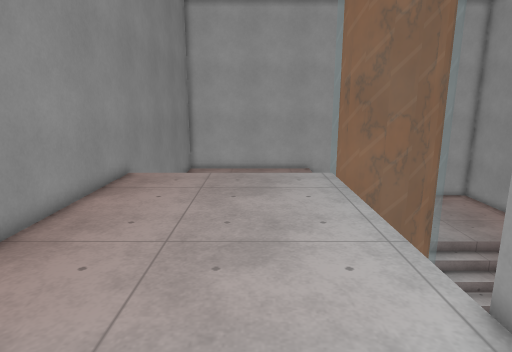
View 1 (above)

16 first-person views from a walk through a Godot game level. The camera is 1.5 m above the floor, tilts 12° down and sees 75° across. The floor is counted in squares, 0.5 m on a side. Each view is taken from the middle of a square. On the plan, view 1 faces up. The plan holds only what a view shows up to about 20 squares ahead; the rest is blank. The place goes on beyond the plan. Some surface patterns are stand-ins.

View 2
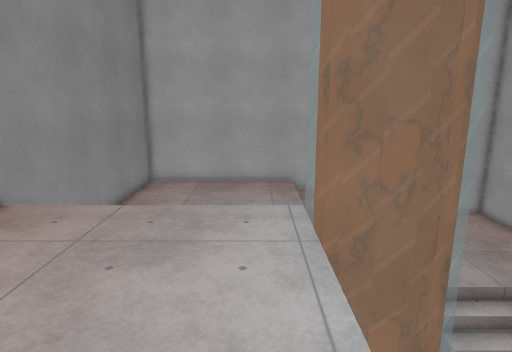

View 3
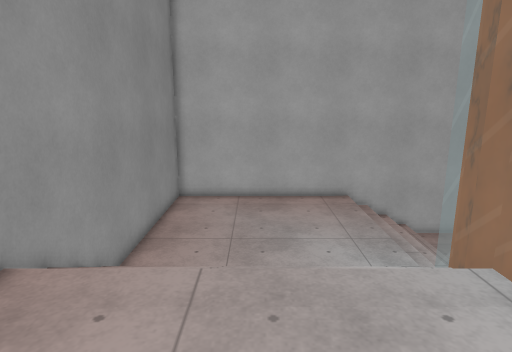

View 4
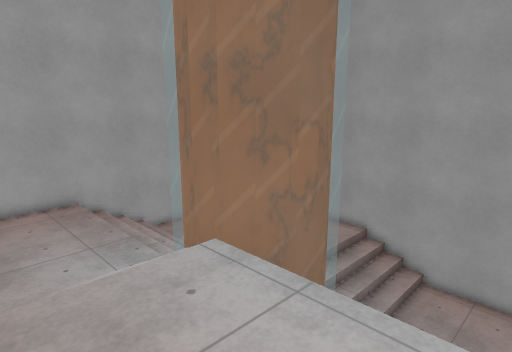

View 5
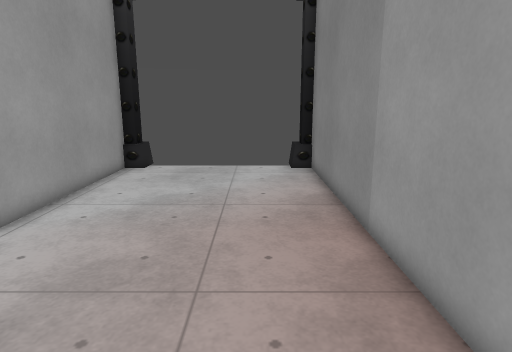

View 6
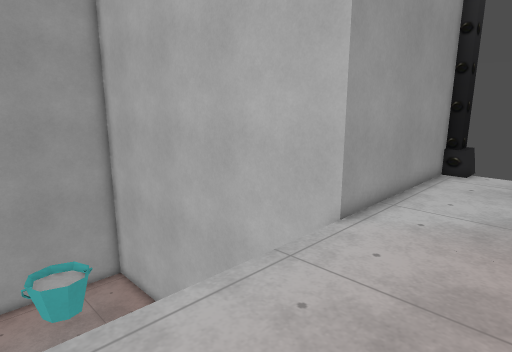

View 7
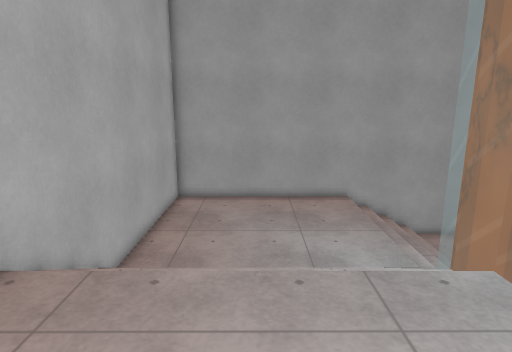

View 8
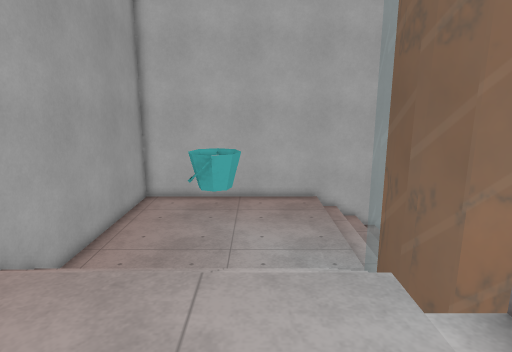

View 9
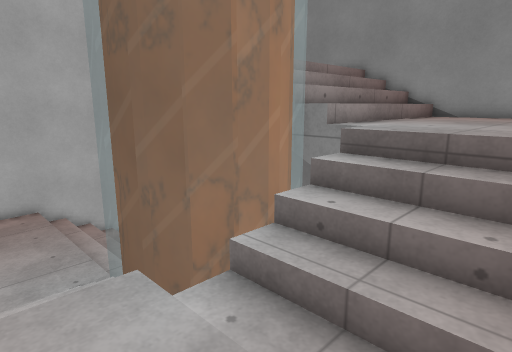

View 10
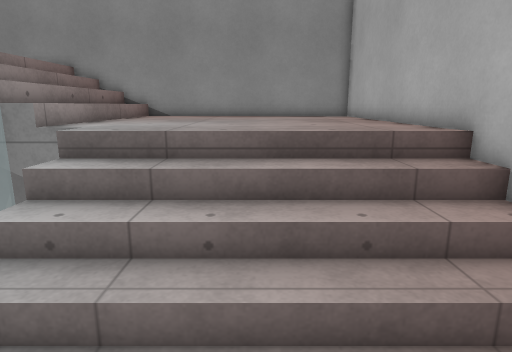

View 11
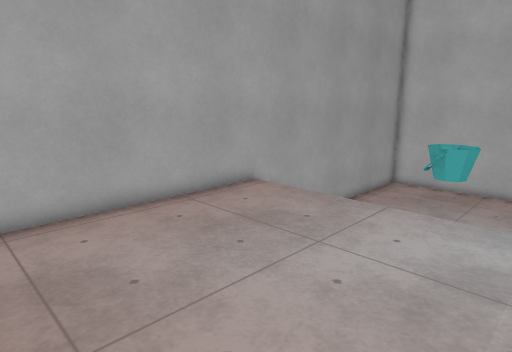

View 12
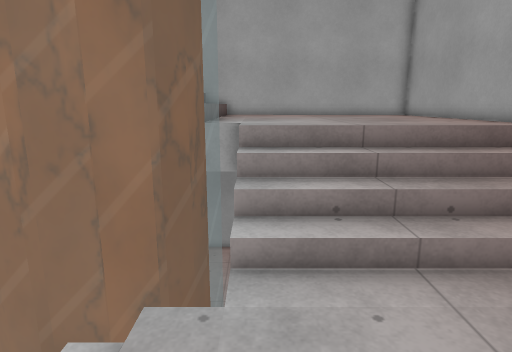

View 13
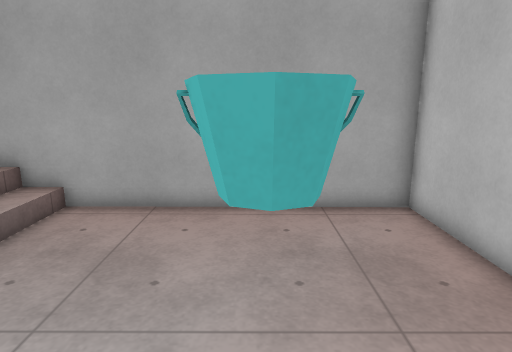

View 14
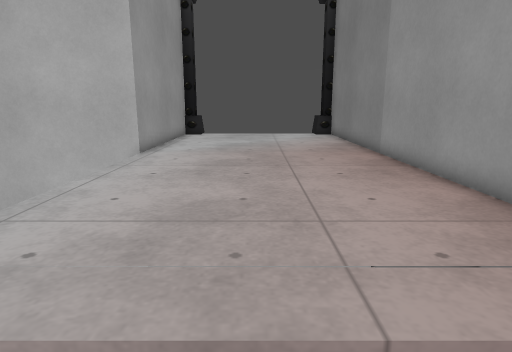

View 15
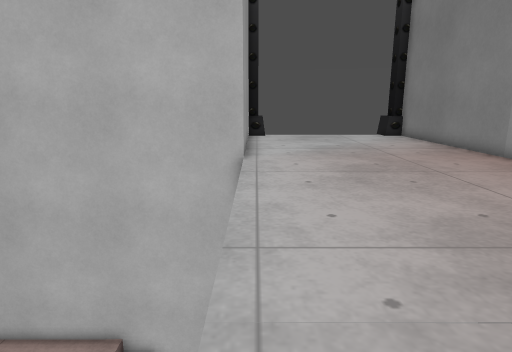

View 16
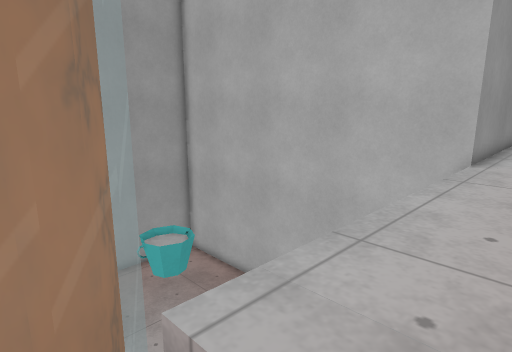

### Floor plan
Key: @ floor where view 1 was taken; # wall or solid block; . main floor; - floor 1.25 m lower than the main floor; _ floor 2.5 m lower than the main floor; < floor 3.75 m lower than the main floor; / step, stairs or slope; = window, fence, low wall or low ledge; v drop or lower ground; B bucket.
Columns run from 6 left of view 1 to 19 right of it. Each row starts with its distance up from view 1.
 29 ##########################
 28 #----------////__________#
 27 #----------////__________#
 26 #----------////__________#
 25 #----------////__________#
 24 #----------////__________#
 23 #----------////__________#
 22 #----------////__________#
 21 #----------////__________#
 20 #----------////__________#
 19 #--------- v##v _________#
 18 #///////// v  vv/////////#
 17 #/////////#    #/////////#
 16 #/////////#    #/////////#
 15 #/////////vv  vv/////////#
 14 #......... v##v <<<<<<<<<#
 13 #.........   //<<<<<<<<<<#
 12 #.........   //<<<<<<<<<<#
 11 #.........   //<<<<<<<<<<#
 10 #.........  ///<<<<BBB<<<#
  9 #.........  ///<<<<BBB<<<#
  8 #.........  ///<<<<BBB<<<#
  7 #.........  ///<<<<<<<<<<#
  6 #......... ////<<<<<<<<<<#
  5 #......... ////<<<<<<<<<<#
  4 #........#################
  3 #........#
  2 #........#
  1 #........#
  0 #.....@..#
 -1 #........#
 -2 #........#
 -3 #........#
 -4 #=.......#
 -5 ##       #

Positions as (right, up) in squares from view 1, and headings:
1: (0, 0), facing up
2: (2, 5), facing up
3: (-1, 9), facing up
4: (-1, 9), facing up-right
5: (-3, 12), facing down
6: (-1, 12), facing down-right
7: (-1, 24), facing right
8: (12, 24), facing down
9: (12, 24), facing down-left
10: (12, 24), facing left
11: (9, 28), facing down-right
12: (10, 9), facing up
13: (9, 9), facing right
14: (-1, 17), facing down
15: (3, 16), facing down
16: (1, 16), facing down-right
